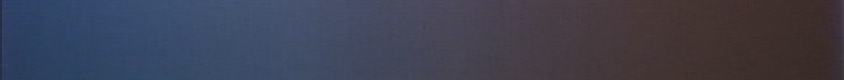
%> input picture Comparative_Camera_Color/red_to_blue.png, 844 x 80 px
$ octave histogram.m   (GNU Octave 9; MATLAB toolbox functions it lacks are replaced by stand-ins)
%> lines starting %> are read from the running program, lines starting %| are printed output that depends on the picture
i = imread('red_to_blue.png');
%> i is the input picture: size 80x844x3 uint8; mean R, G, B 63.2, 64.9, 81.6
r = i(:,:,1);
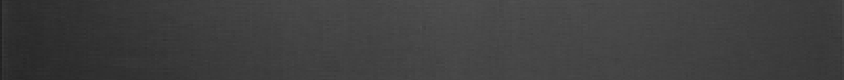
%> r: size 80x844 uint8; min 32, max 80, mean 63.2
g = i(:,:,2);
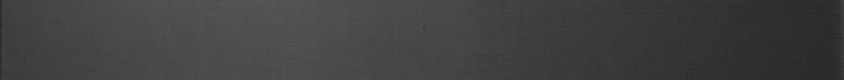
%> g: size 80x844 uint8; min 40, max 87, mean 64.9
b = i(:,:,3);
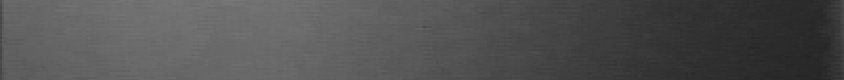
%> b: size 80x844 uint8; min 35, max 120, mean 81.6

%Get histValues for each channel
[yr, xr] = imhist(r);
%> yr = 256 values, max 4489 at index 72, min 0 at index 1, mean 263.8; xr = 256 values from 0 to 255
[yg, xg] = imhist(g);
%> yg = 256 values, max 2767 at index 76, min 0 at index 1, mean 263.8; xg = 256 values from 0 to 255
[yb, xb] = imhist(b);
%> yb = 256 values, max 2189 at index 106, min 0 at index 1, mean 263.8; xb = 256 values from 0 to 255

%Plot them together in one plot
plot(xr, yr, 'Red', xg, yg, 'Green', xb, yb, 'Blue');
%> (this line was passed over: plot is not available in this run)
axis([0 255 0 inf]);

$ run again, with Comparative_Camera_Color/black_to_white_phone.png copied over Comparative_Camera_Color/red_to_blue.png
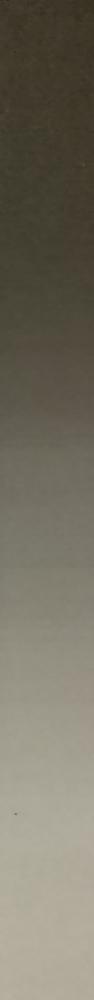
%> input picture Comparative_Camera_Color/black_to_white_phone.png, 94 x 1000 px, shrunk from 157 x 1669 before the run
%> i is the input picture: size 1000x94x3 uint8; mean R, G, B 117.2, 112.5, 98.2
%> `r = i(:,:,1);`:
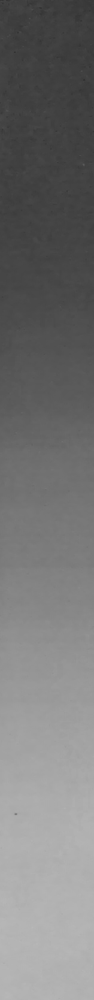
%> r: size 1000x94 uint8; min 50, max 184, mean 117.2
%> `b = i(:,:,3);`:
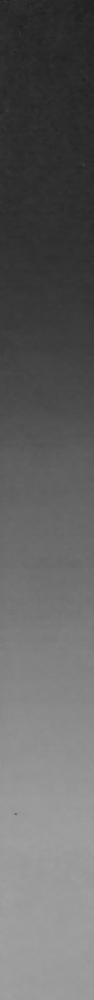
%> b: size 1000x94 uint8; min 30, max 162, mean 98.2
%> yr = 256 values, max 3604 at index 66, min 0 at index 1, mean 367.2; xr = 256 values from 0 to 255
%> yg = 256 values, max 4260 at index 173, min 0 at index 1, mean 367.2; xg = 256 values from 0 to 255
%> yb = 256 values, max 4331 at index 157, min 0 at index 1, mean 367.2; xb = 256 values from 0 to 255

$ run again, with Comparative_Camera_Color/colorbars.png copied over Comparative_Camera_Color/red_to_blue.png
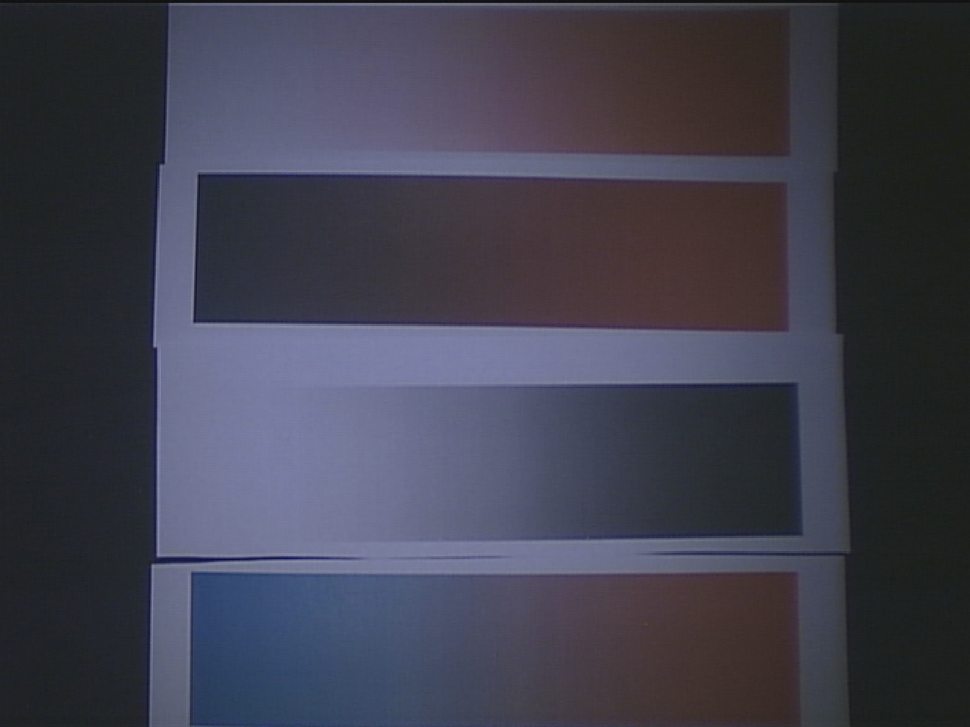
%> input picture Comparative_Camera_Color/colorbars.png, 970 x 727 px, shrunk from 1344 x 1008 before the run
%> i is the input picture: size 727x970x3 uint8; mean R, G, B 63.9, 64.2, 77.9
%> `r = i(:,:,1);`:
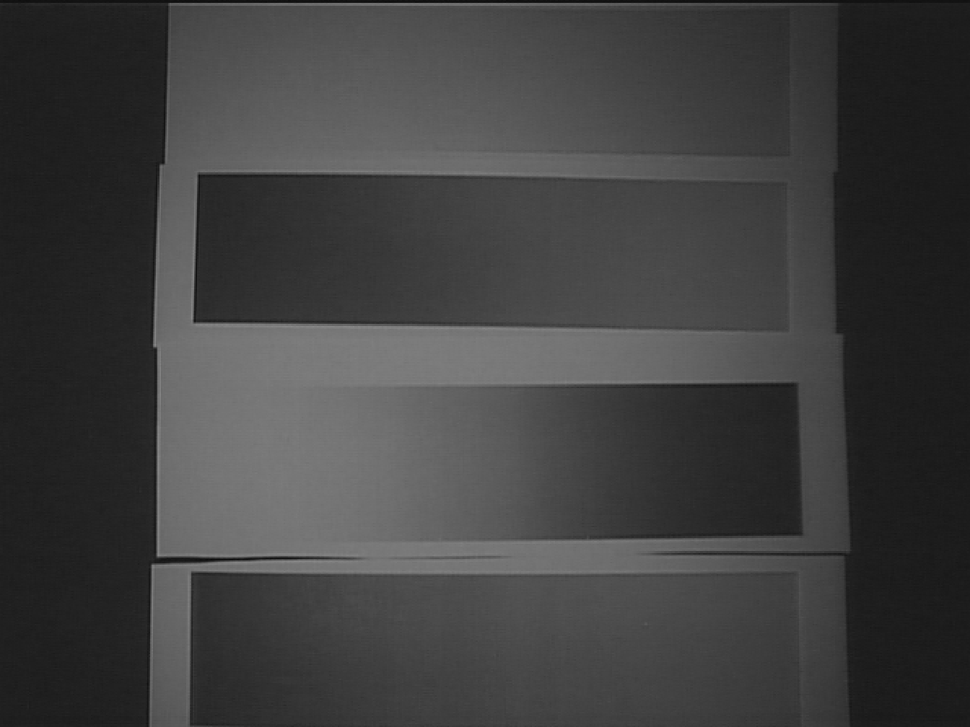
%> r: size 727x970 uint8; min 9, max 139, mean 63.9
%> `b = i(:,:,3);`:
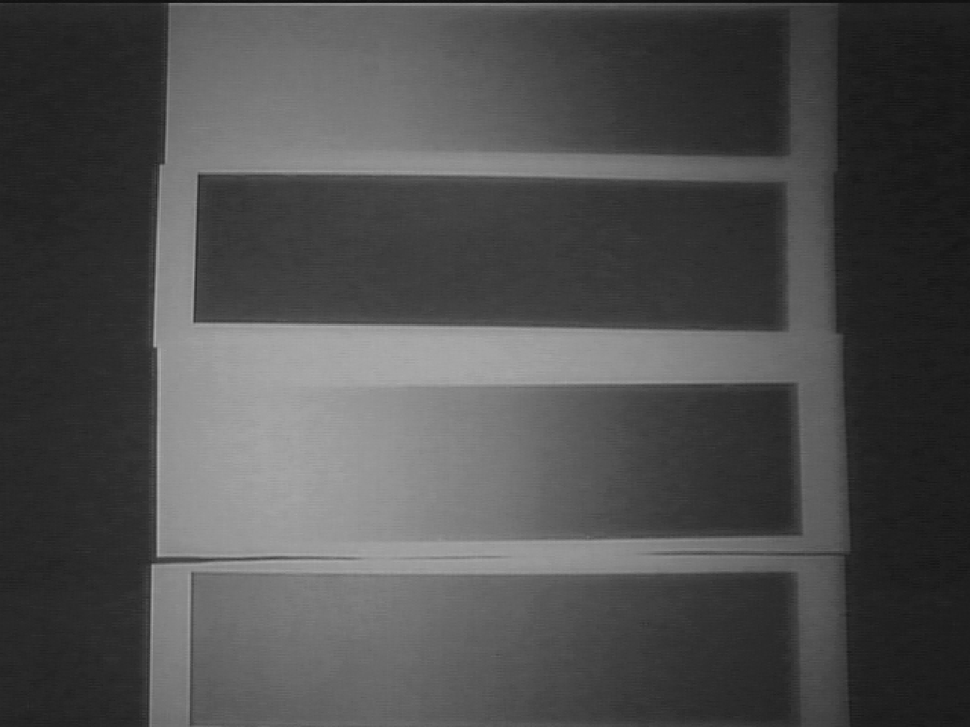
%> b: size 727x970 uint8; min 15, max 179, mean 77.9
%> yr = 256 values, max 25499 at index 30, min 0 at index 1, mean 2754.6; xr = 256 values from 0 to 255
%> yg = 256 values, max 29395 at index 35, min 0 at index 1, mean 2754.6; xg = 256 values from 0 to 255
%> yb = 256 values, max 15486 at index 44, min 0 at index 1, mean 2754.6; xb = 256 values from 0 to 255
